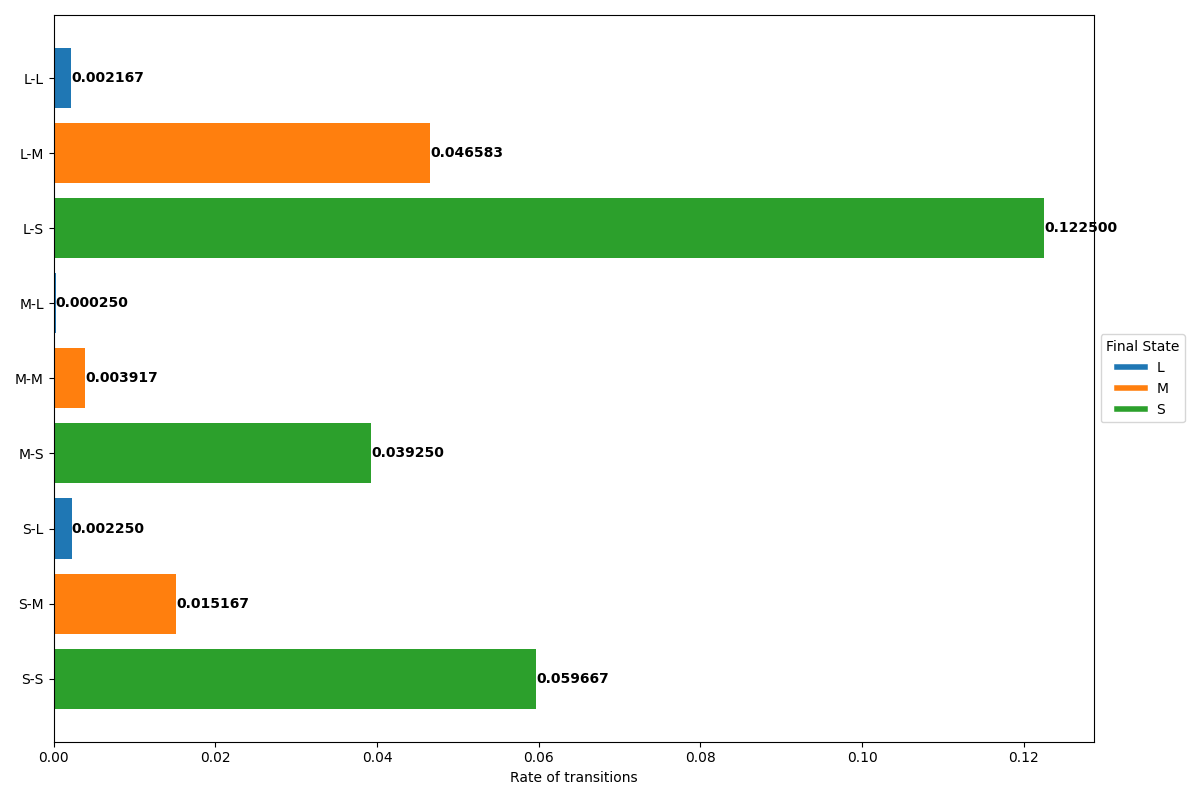

Python code for this plot:
import matplotlib.pyplot as plt
import numpy as np

# Updated data
data = {
    'L-L': 0.0021666666666666666,
    'L-M': 0.04658333333333333,
    'L-S': 0.1225,
    'M-L': 0.00025,
    'M-M': 0.003916666666666666,
    'M-S': 0.03925,
    'S-L': 0.0022500000000000003,
    'S-M': 0.015166666666666667,
    'S-S': 0.05966666666666666
}

# Organize data
initial_states = ['L', 'M', 'S']
final_states = ['L', 'M', 'S']
colors = {'L': '#1f77b4', 'M': '#ff7f0e', 'S': '#2ca02c'}

fig, ax = plt.subplots(figsize=(12, 8))

y_pos = np.arange(len(data))
bar_height = 0.8

for i, initial in enumerate(initial_states):
    group_data = [data[f'{initial}-{final}'] for final in final_states]
    group_colors = [colors[final] for final in final_states]
    
    ax.barh(y_pos[i*3:(i+1)*3], group_data, bar_height, 
            color=group_colors, align='center', label=initial)
    
    for j, value in enumerate(group_data):
        ax.text(value, y_pos[i*3+j], f'{value:.6f}', 
                va='center', ha='left', fontweight='bold')

ax.set_yticks(y_pos)
ax.set_yticklabels([f'{i}-{f}' for i in initial_states for f in final_states])
ax.invert_yaxis()

ax.set_xlabel('Rate of transitions')

# Create a custom legend
custom_lines = [plt.Line2D([0], [0], color=color, lw=4) for color in colors.values()]
ax.legend(custom_lines, colors.keys(), title='Final State', loc='center left', bbox_to_anchor=(1, 0.5))

plt.tight_layout()
plt.savefig('Alpha1_TransCount.png')
plt.show()